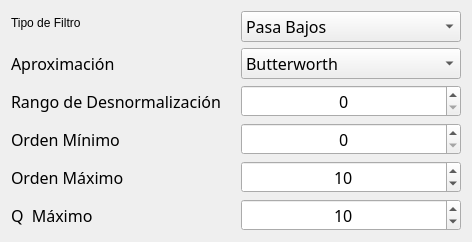
      <widget class="QWidget" name="formLayoutWidget">
       <property name="geometry">
        <rect>
         <x>10</x>
         <y>80</y>
         <width>472</width>
         <height>191</height>
        </rect>
       </property>
       <layout class="QFormLayout" name="formLayout">
        <property name="fieldGrowthPolicy">
         <enum>QFormLayout::AllNonFixedFieldsGrow</enum>
        </property>
        <property name="labelAlignment">
         <set>Qt::AlignLeading|Qt::AlignLeft|Qt::AlignVCenter</set>
        </property>
        <property name="formAlignment">
         <set>Qt::AlignLeading|Qt::AlignLeft|Qt::AlignTop</set>
        </property>
        <property name="horizontalSpacing">
         <number>20</number>
        </property>
        <item row="0" column="0">
         <widget class="QLabel" name="label_tipo">
          <property name="text">
           <string>Tipo de Filtro</string>
          </property>
         </widget>
        </item>
        <item row="0" column="1">
         <widget class="QComboBox" name="combo_tipo">
          <property name="font">
           <font>
            <family>Rockwell</family>
            <pointsize>12</pointsize>
           </font>
          </property>
          <property name="insertPolicy">
           <enum>QComboBox::InsertAtBottom</enum>
          </property>
          <item>
           <property name="text">
            <string>Pasa Bajos</string>
           </property>
          </item>
          <item>
           <property name="text">
            <string>Pasa Altos</string>
           </property>
          </item>
          <item>
           <property name="text">
            <string>Pasa Banda</string>
           </property>
          </item>
          <item>
           <property name="text">
            <string>Rechaza Banda</string>
           </property>
          </item>
          <item>
           <property name="text">
            <string>Retardo de Grupo</string>
           </property>
          </item>
         </widget>
        </item>
        <item row="1" column="0">
         <widget class="QLabel" name="label_aprox">
          <property name="font">
           <font>
            <family>Rockwell</family>
            <pointsize>12</pointsize>
           </font>
          </property>
          <property name="text">
           <string>Aproximación</string>
          </property>
         </widget>
        </item>
        <item row="1" column="1">
         <widget class="QComboBox" name="combo_aprox">
          <property name="font">
           <font>
            <family>Rockwell</family>
            <pointsize>12</pointsize>
           </font>
          </property>
          <item>
           <property name="text">
            <string>Butterworth</string>
           </property>
          </item>
          <item>
           <property name="text">
            <string>Chebyshev I</string>
           </property>
          </item>
          <item>
           <property name="text">
            <string>Chebyshev II</string>
           </property>
          </item>
          <item>
           <property name="text">
            <string>Cauer</string>
           </property>
          </item>
          <item>
           <property name="text">
            <string>Legendre</string>
           </property>
          </item>
          <item>
           <property name="text">
            <string>Bessel</string>
           </property>
          </item>
          <item>
           <property name="text">
            <string>Gauss</string>
           </property>
          </item>
         </widget>
        </item>
        <item row="2" column="0">
         <widget class="QLabel" name="label_denorm">
          <property name="font">
           <font>
            <family>Rockwell</family>
            <pointsize>12</pointsize>
           </font>
          </property>
          <property name="text">
           <string>Rango de Desnormalización</string>
          </property>
         </widget>
        </item>
        <item row="2" column="1">
         <widget class="QSpinBox" name="spin_denorm">
          <property name="font">
           <font>
            <family>Rockwell</family>
            <pointsize>12</pointsize>
           </font>
          </property>
          <property name="alignment">
           <set>Qt::AlignCenter</set>
          </property>
          <property name="maximum">
           <number>100</number>
          </property>
         </widget>
        </item>
        <item row="3" column="0">
         <widget class="QLabel" name="label_minord">
          <property name="font">
           <font>
            <family>Rockwell</family>
            <pointsize>12</pointsize>
           </font>
          </property>
          <property name="text">
           <string>Orden Mínimo</string>
          </property>
         </widget>
        </item>
        <item row="3" column="1">
         <widget class="QSpinBox" name="spin_minord">
          <property name="font">
           <font>
            <family>Rockwell</family>
            <pointsize>12</pointsize>
           </font>
          </property>
          <property name="alignment">
           <set>Qt::AlignCenter</set>
          </property>
          <property name="maximum">
           <number>100</number>
          </property>
         </widget>
        </item>
        <item row="4" column="0">
         <widget class="QLabel" name="label_maxord">
          <property name="font">
           <font>
            <family>Rockwell</family>
            <pointsize>12</pointsize>
           </font>
          </property>
          <property name="text">
           <string>Orden Máximo</string>
          </property>
         </widget>
        </item>
        <item row="4" column="1">
         <widget class="QSpinBox" name="spin_maxord">
          <property name="font">
           <font>
            <family>Rockwell</family>
            <pointsize>12</pointsize>
           </font>
          </property>
          <property name="alignment">
           <set>Qt::AlignCenter</set>
          </property>
          <property name="maximum">
           <number>100</number>
          </property>
          <property name="value">
           <number>10</number>
          </property>
         </widget>
        </item>
        <item row="5" column="0">
         <widget class="QLabel" name="label_qmax">
          <property name="font">
           <font>
            <family>Rockwell</family>
            <pointsize>12</pointsize>
           </font>
          </property>
          <property name="text">
           <string>Q  Máximo</string>
          </property>
         </widget>
        </item>
        <item row="5" column="1">
         <widget class="QSpinBox" name="spin_qmax">
          <property name="font">
           <font>
            <family>Rockwell</family>
            <pointsize>12</pointsize>
           </font>
          </property>
          <property name="alignment">
           <set>Qt::AlignCenter</set>
          </property>
          <property name="maximum">
           <number>100</number>
          </property>
          <property name="value">
           <number>10</number>
          </property>
         </widget>
        </item>
       </layout>
      </widget>
